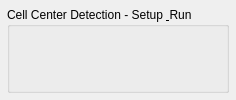
           <widget class="QWidget" name="tabStep1_CellDetection">
            <attribute name="title">
             <string>Cell Detection</string>
            </attribute>
            <layout class="QGridLayout" name="gridLayout_8">
             <property name="leftMargin">
              <number>7</number>
             </property>
             <property name="topMargin">
              <number>7</number>
             </property>
             <property name="rightMargin">
              <number>7</number>
             </property>
             <property name="bottomMargin">
              <number>7</number>
             </property>
             <item row="6" column="0">
              <layout class="QHBoxLayout" name="horizontalLayout_7" stretch="0">
               <property name="leftMargin">
                <number>0</number>
               </property>
               <property name="topMargin">
                <number>0</number>
               </property>
               <item>
                <widget class="QGroupBox" name="groupBox_4">
                 <property name="title">
                  <string>Cell Center Detection - Setup &amp; Run</string>
                 </property>
                 <widget class="QWidget" name="gridLayoutWidget">
                  <property name="geometry">
                   <rect>
                    <x>7</x>
                    <y>20</y>
                    <width>1221</width>
                    <height>661</height>
                   </rect>
                  </property>
                  <layout class="QGridLayout" name="gridLayout" columnstretch="0,0">
                   <item row="0" column="1">
                    <layout class="QVBoxLayout" name="verticalLayout_7" stretch="5,5,88">
                     <property name="sizeConstraint">
                      <enum>QLayout::SetMaximumSize</enum>
                     </property>
                     <property name="leftMargin">
                      <number>0</number>
                     </property>
                     <property name="topMargin">
                      <number>0</number>
                     </property>
                     <item>
                      <layout class="QHBoxLayout" name="horizontalLayout_6">
                       <item>
                        <widget class="QPushButton" name="btnCCD_runSubVol">
                         <property name="enabled">
                          <bool>false</bool>
                         </property>
                         <property name="maximumSize">
                          <size>
                           <width>16777215</width>
                           <height>27</height>
                          </size>
                         </property>
                         <property name="styleSheet">
                          <string notr="true">QPushButton {
	background-color:rgba(126, 169, 175, 150);
}
QPushButton:disabled {
	color:#a7a7a7;
	border-color:#a7a7a7;
	border-style:dotted;
	background-color:rgba(126, 169, 175, 0);
}</string>
                         </property>
                         <property name="text">
                          <string>CCD SubV</string>
                         </property>
                         <property name="shortcut">
                          <string>Ctrl+3</string>
                         </property>
                        </widget>
                       </item>
                       <item>
                        <widget class="QPushButton" name="btnCCD_run">
                         <property name="enabled">
                          <bool>false</bool>
                         </property>
                         <property name="styleSheet">
                          <string notr="true">QPushButton {
	background-color:rgba(126, 169, 175, 150);
}
QPushButton:disabled {
	color:#a7a7a7;
	border-color:#a7a7a7;
	border-style:dotted;
	background-color:rgba(126, 169, 175, 0);
}</string>
                         </property>
                         <property name="text">
                          <string>Run CCD</string>
                         </property>
                         <property name="shortcut">
                          <string>Ctrl+4</string>
                         </property>
                        </widget>
                       </item>
                      </layout>
                     </item>
                     <item>
                      <widget class="Line" name="line_3">
                       <property name="orientation">
                        <enum>Qt::Horizontal</enum>
                       </property>
                      </widget>
                     </item>
                     <item>
                      <layout class="QGridLayout" name="gLayoutPlot">
                       <property name="leftMargin">
                        <number>0</number>
                       </property>
                       <property name="topMargin">
                        <number>0</number>
                       </property>
                      </layout>
                     </item>
                    </layout>
                   </item>
                  </layout>
                 </widget>
                </widget>
               </item>
              </layout>
             </item>
            </layout>
           </widget>
